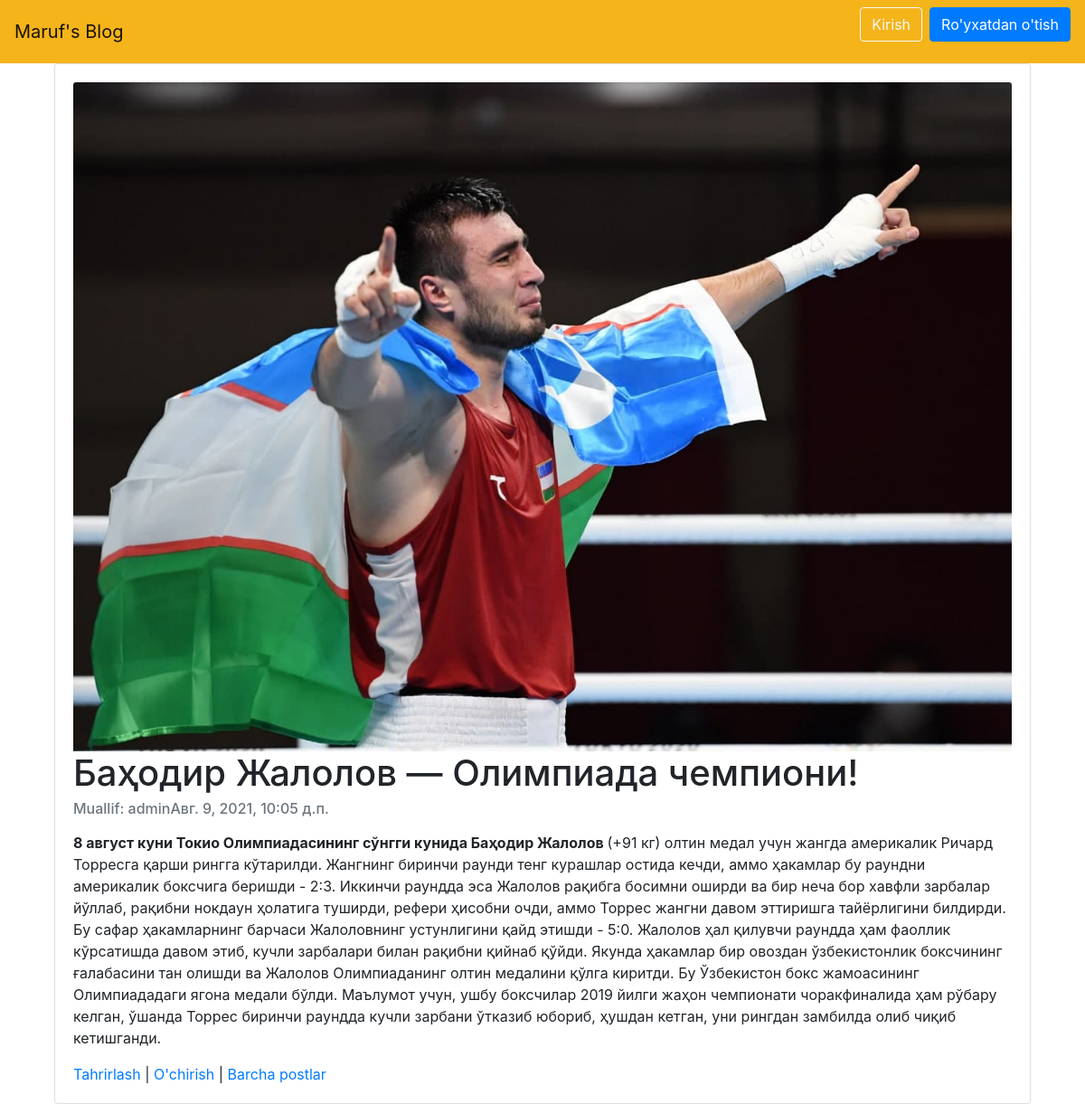
The app's page /articles/6/ with its own data.
### articles/models.py (models this page shows, shortened)
class Article(models.Model):
    title = models.CharField(max_length=150)
    summary = models.CharField(max_length=200, blank=True)
    body = RichTextField()
    photo = models.ImageField(upload_to='images/', blank=True)
    date = models.DateTimeField(auto_now_add=True)
    author = models.ForeignKey(
        get_user_model(),
        on_delete=models.CASCADE,
    )

### accounts/models.py (models this page shows)
class CustomUser(AbstractUser):
    address = models.CharField(max_length=255, null=True, blank=True)

### articles/views.py (the view)
# urls.py: path('<int:pk>/', ArticleDetailView.as_view(), name='article_detail'),
class ArticleDetailView(DetailView):
    model = Article
    template_name = 'article_detail.html'

### templates/article_detail.html
{% extends 'base.html' %}
{% block content %}
    <div class="container-fluid">
        <div class="card">
            <div class="card-body">
                {% if object.photo %}
                    <img class="card-img-top" src="{{ object.photo.url }}" alt="{{ object.title }}">
                {% endif %}
                <h1 class="card-title">{{ object.title }}</h1>
                <h6 class="card-subtitle mb-2 text-muted">Muallif: {{ object.author }}{{ object.date }}</h6>
                <p class="card-text">{{ object.body | safe }}</p>
                <a href="{% url 'article_edit' article.pk %}">Tahrirlash</a> |
                <a href="{% url 'article_delete' article.pk %}">O'chirish</a> |
                <a href="{% url 'article_list' %}">Barcha postlar</a>
            </div>
        </div>
    </div>
{% endblock content %}

### records on screen
Article: photo (picture), title "Баҳодир Жалолов — Олимпиада чемпиони!", author "admin", date "Авг. 9, 2021, 10:05 д.п.", body "8 август куни Токио Олимпиадасининг сўнгги кунида Баҳодир Жалолов (+91 кг) олтин медал учун жангда америкалик Ричард Торресга қарши рингга кўтарилди. Жангнинг биринчи раунди тенг курашлар остида кечди, аммо ҳакамлар бу раундни америкалик боксчига беришди - 2:3. Иккинчи раундда эса Жалолов рақибга босимни оширди ва бир неча бор хавфли зарбалар йўллаб, рақибни нокдаун ҳолатига туширди, рефери ҳисобни очди, аммо Торрес жангни давом эттиришга тайёрлигини билдирди. Бу сафар ҳакамларнинг барчаси Жалоловнинг устунлигини қайд этишди - 5:0. Жалолов ҳал қилувчи раундда ҳам фаоллик кўрсатишда давом этиб, кучли зарбалари билан рақибни қийнаб қўйди. Якунда ҳакамлар бир овоздан ўзбекистонлик боксчининг…"
